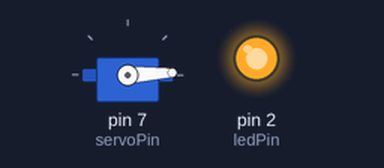
This sketch was run on a simulated Arduino Uno, built with avr-gcc and run on an emulated ATmega328P. Shown: servo, output pins drawn as LEDs (lit = HIGH).

Above: at 0.05 s.
At 1.15 s:
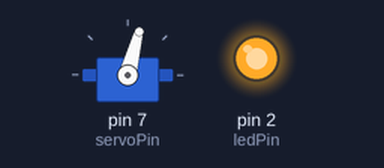
At 3.35 s:
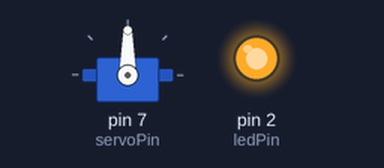
At 6.7 s:
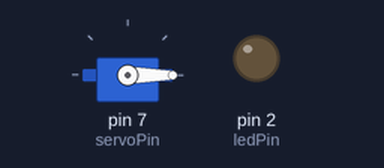
Timing chart, 0 to 8.8 s (numbered marks = the images above):
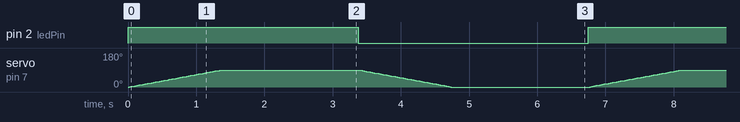

Measured:
- by itself, pin 2 (ledPin): alternates HIGH for 3.4 s and LOW for 3.4 s

The sketch:

12_18219070_02.ino
```cpp
// C++ code
//
#include <Servo.h>

Servo servo_0;
const int servoPin = 7;
const int ledPin = 2;
int pos = 0;
void setup()
{
  pinMode(ledPin, OUTPUT);
  servo_0.attach(servoPin);
  servo_0.write(pos);
}

void loop()
{
  digitalWrite(2, HIGH);
  for (pos = 0; pos <=90; pos ++){
    servo_0.write(pos);
    delay(15);
  }
  delay(2000);
  digitalWrite(2,LOW);
  for (pos = 90; pos >=0; pos --){
    servo_0.write(pos);
    delay(15);
  }
  delay(2000);

}
```
